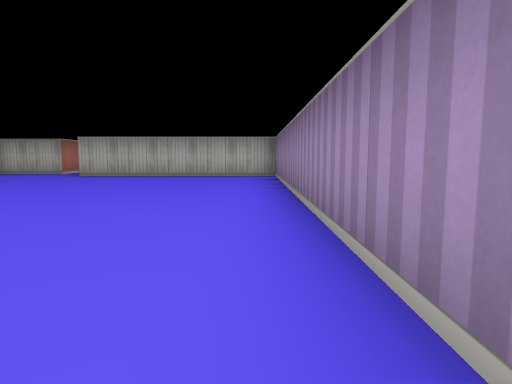
View 1 (above)

16 first-person views from a walk through a cub3D maze. The camera is about half as high as the walls, tilts 6° down and sees 75° across. The floor is counted in squares. Each view is taken from the middle of a square. On the plan, view 1 faces up. The plan holds only what a view shows up to about 9 squares ahead; the rest is blank.

View 2
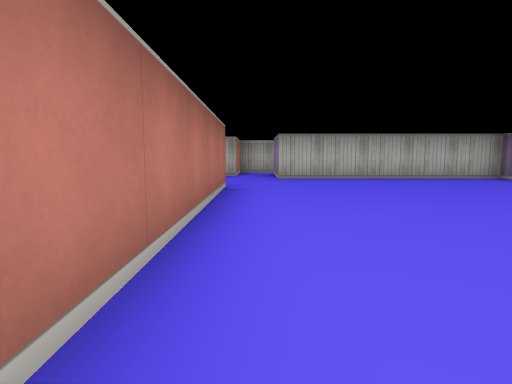

View 3
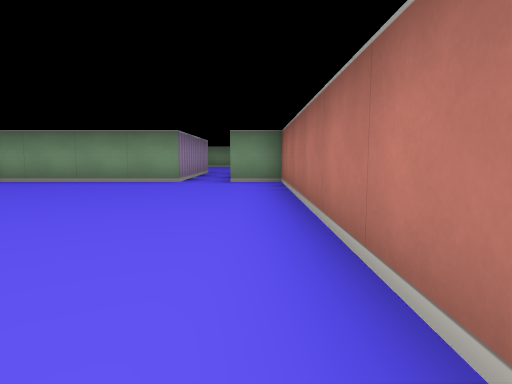

View 4
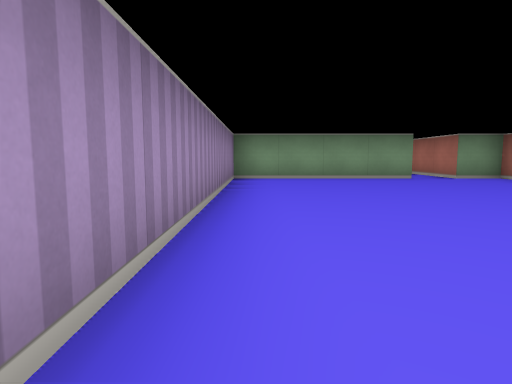

View 5
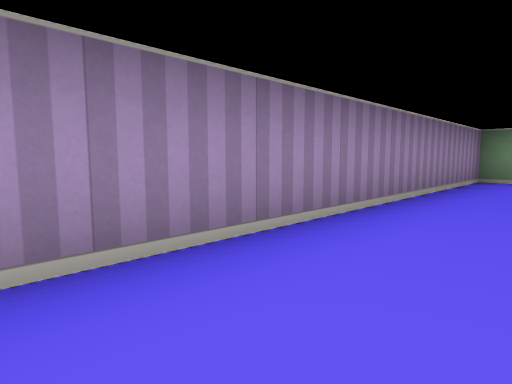

View 6
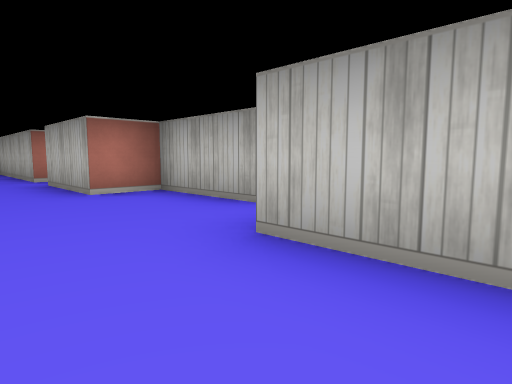

View 7
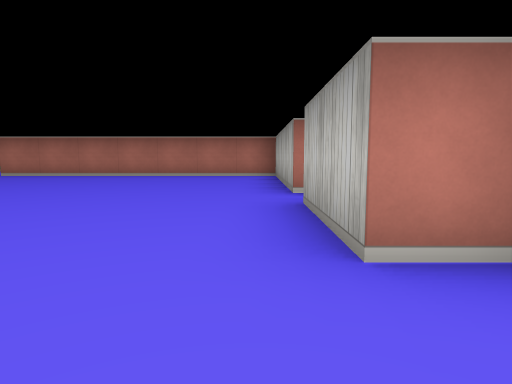

View 8
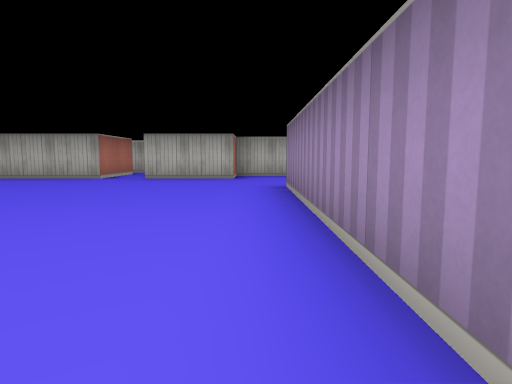

View 9
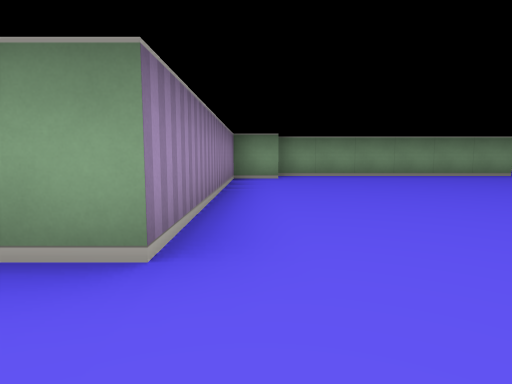

View 10
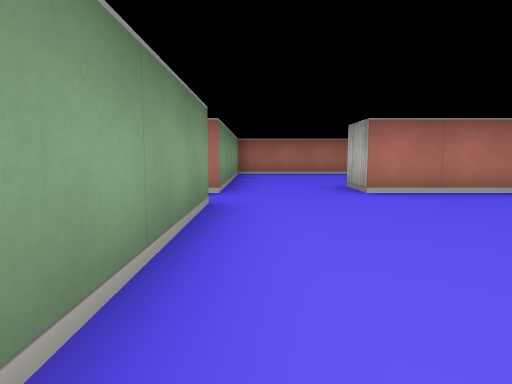

View 11
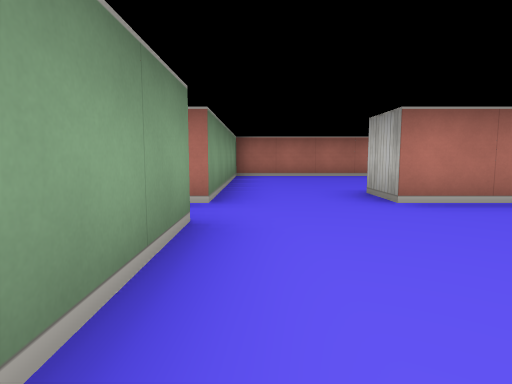

View 12
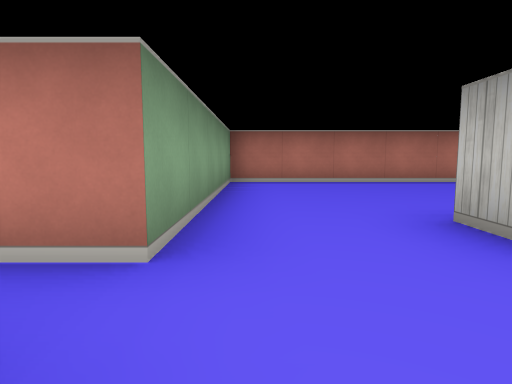

View 13
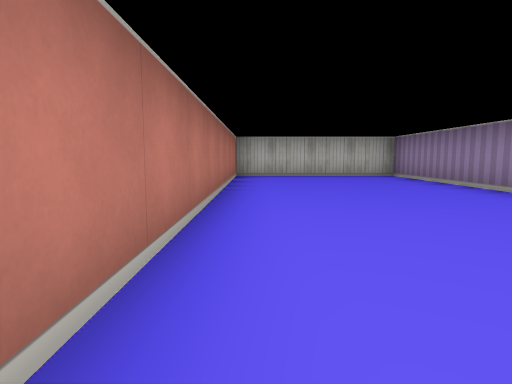

View 14
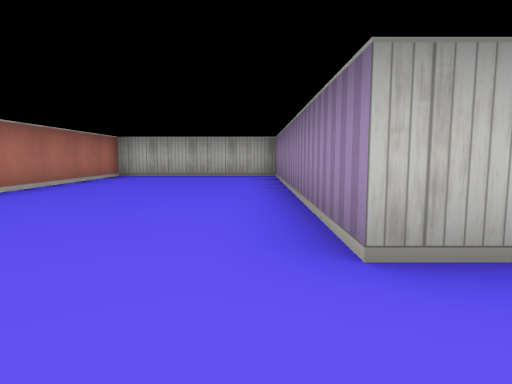

View 15
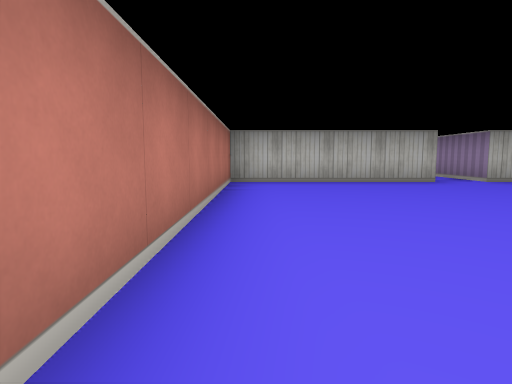

View 16
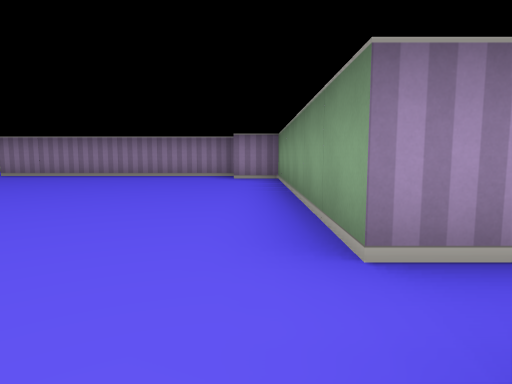

### Floor plan
Ten units are one square. View 1 is at (0, 0); x grows to the right and y downward. Boxes are objects, and circles mark ways between rooms. Rooms are numbered by the first view taken in them; rooms with no view inside come last. Other rooms are left out.
<svg viewBox="-200 -105 210 120">
<path fill="none" stroke="#000" d="M-55 -65 -55 5 -45 5M-35 5 5 5 5 -85 -45 -85M-105 -85 -145 -85 -145 -15M-135 5 -75 5 -75 -5 -65 -5 -65 -65 -55 -65M-45 -85 -45 -99M-54 -95 -75 -95 -75 -85 -95 -85M-145 -15 -155 -15 -155 -85 -195 -85 -195 5 -145 5"/>
<circle cx="-50" cy="-75" r="3" fill="#2a7"/>
<circle cx="-150" cy="-5" r="3" fill="#2a7"/>
<text x="-20" y="-40">1</text>
<text x="-100" y="-40">2</text>
<text x="-170" y="-40">3</text>
</svg>
Room 1 opens to room 2. Room 2 opens to room 3.

Where each view was taken, in squares from view 1:
view 1: 0 up, 0 right, facing up
view 2: 1 up, 5 left, facing up
view 3: 6 up, 5 left, facing down
view 4: 7 up, 0 right, facing down
view 5: 7 up, 1 left, facing down-right
view 6: 7 up, 3 left, facing up-left
view 7: 8 up, 6 left, facing left
view 8: 1 up, 7 left, facing up
view 9: 8 up, 7 left, facing down
view 10: 0 up, 10 left, facing left
view 11: 0 up, 11 left, facing left
view 12: 0 up, 13 left, facing left
view 13: 0 up, 19 left, facing up
view 14: 0 up, 16 left, facing up
view 15: 2 up, 14 left, facing up
view 16: 0 up, 15 left, facing right
